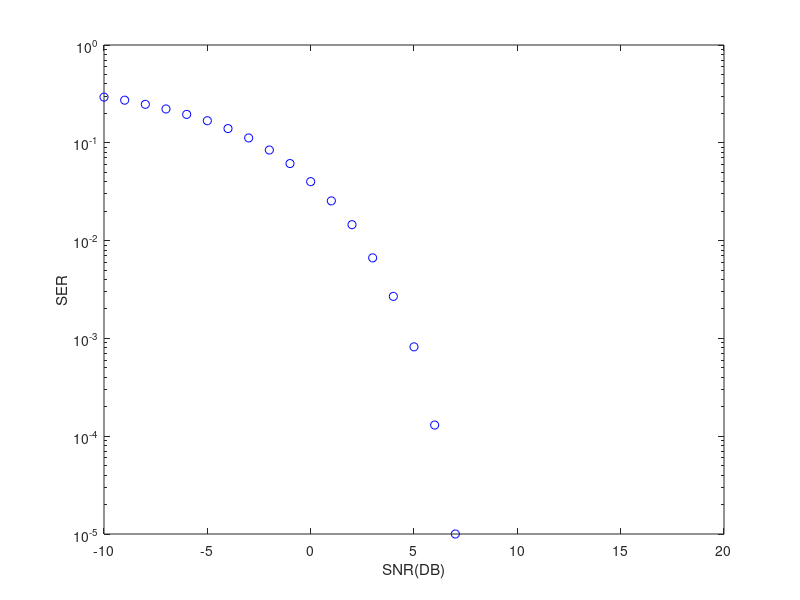

The MATLAB script that drew this image:
clear variables
clc

%% Parameters
SNR_dB = -10:1:20;
SNR_linear = 10.^(SNR_dB/10); % Signal Power / Noise Power
SER = zeros(1, length(SNR_dB));


for i = 1 : 1 : length(SNR_dB)
    %%Prepration (DATA)
    
    nSymbol = 100000;
    
    M = 2; % 2: BPSK, 4: QPSK, 8: 8-PSK, 16:16QAM
    
    data = randi([0, M-1], 1, nSymbol);
    
    
    %% Modulation (BPSK)
        
    % 0 -> -cos(2pifct) / s2(left) -> -1
    % 1 -> cos(2pifct) / s1(right) -> 1
    
    modulated_symbol = zeros(1, nSymbol);
    
    if M == 2
        % modulated_symbole(data == 1) = 1;
        % modulated_symbole(data == 0) = -1;
    
        modulated_symbol(data == 1) = (1+1j)/sqrt(2);
        modulated_symbol(data == 0) = (-1-1j)/sqrt(2);
    
    elseif M == 4
    
    end
    
    %figure(1);
    %plot(real(modulated_symbol), imag(modulated_symbol), 'b*'); grid on;
    %xlim([-5 5]); ylim([-5 5]);
    %xlabel('In-Phase'); ylabel('Quadrature');
    
    
    %% Transmission Systems
    
    transmit_power = SNR_linear(i); %Signal Strength
    transmission_symbol = sqrt(transmit_power)*modulated_symbol;
    AWGN = sqrt(1/2)*(rand(1, nSymbol) + 1j*randn(1, nSymbol)); % X~N(0,1), AX ~ N(0, 1*A^2)
    % transmission_symbol = transmission_symbol + AWGN; % I^2R, V^2/r, VI == P
    
    
    %% Receiver - Demodulation (BPSK)
    
    %received_symbol = modulated_symbol;
    received_symbol = transmission_symbol + AWGN;
    
    %figure(1);
    %hold on; % reset prevent
    %plot(real(received_symbol), imag(received_symbol), 'ro');
    
    recovered_data = zeros(1, nSymbol);
    
    if M == 2
        recovered_data((real(received_symbol) + ...
        imag(received_symbol)) > 0) = 1;
        recovered_data((real(received_symbol) + ...
        imag(received_symbol)) < 0) = 0;
    
    elseif M == 4
    
    end
    
    
    %%
    % SER == Symbol Error Rate
    SER(i) = sum(data ~= recovered_data) / nSymbol;
end


%%Ploting SER Curve
figure(100);
semilogy(SNR_dB, SER, 'bo');
ylim([10^-5 1]); xlim([-10 20]);
ylabel('SER'); xlabel('SNR(DB)');